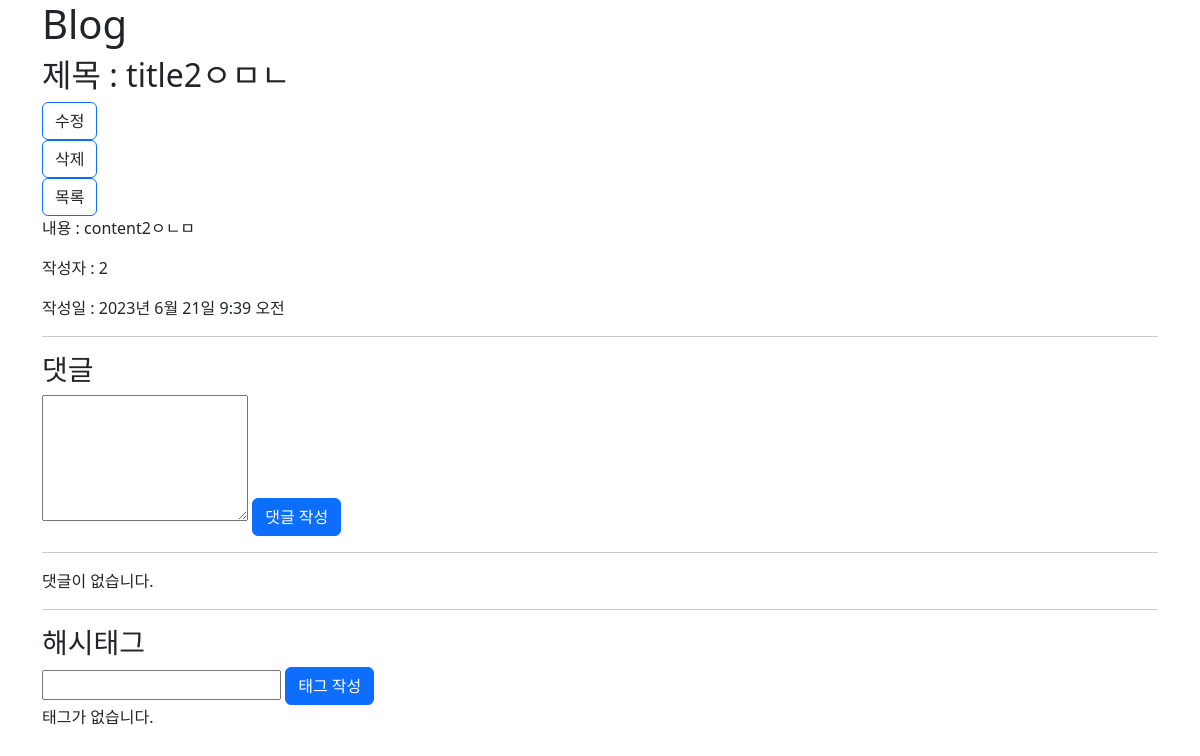
/blog/detail/2/, run on an earlier commit of the app's database.
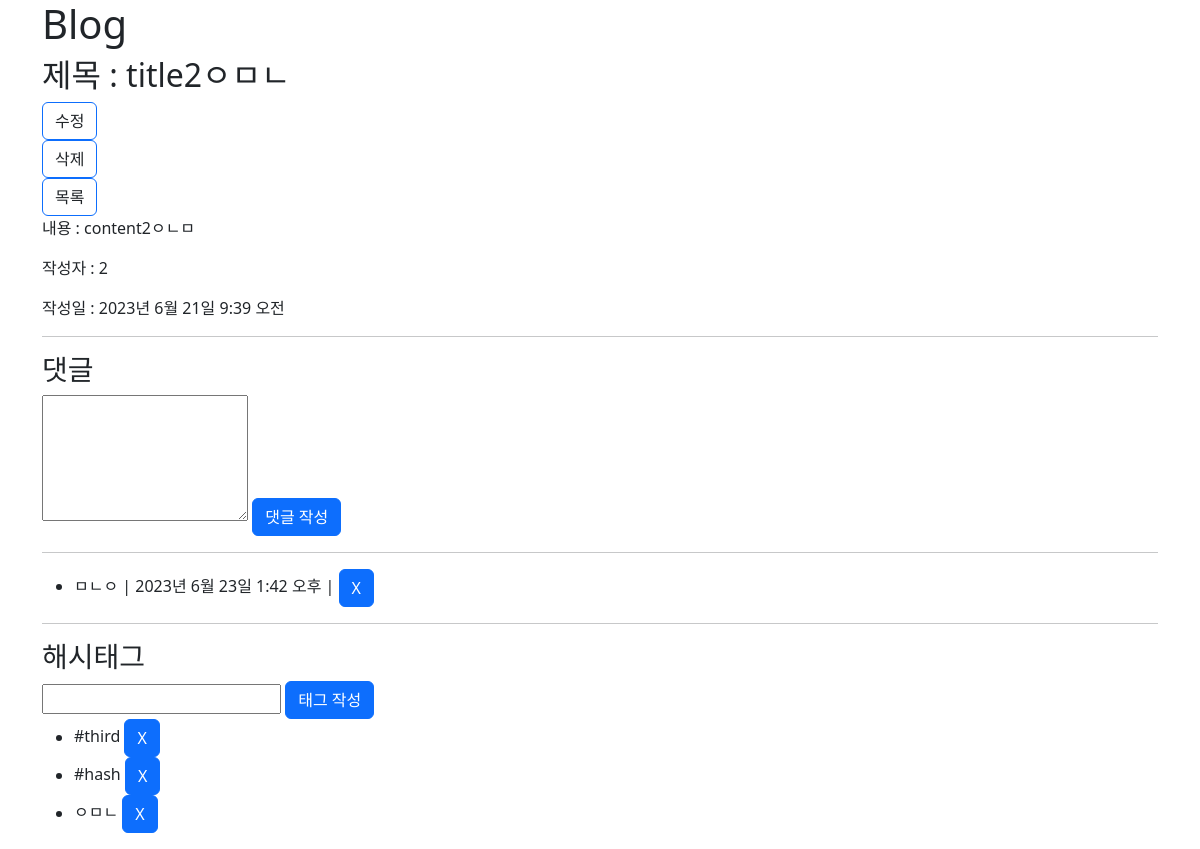
And on a later commit of the database.
### blog/models.py (models this page shows, shortened)
class Comment(models.Model):
    post = models.ForeignKey(Post, on_delete=models.CASCADE)
    content = models.TextField()
    writer = models.CharField(max_length=10)
    created_at = models.DateTimeField(auto_now_add=True)

class HashTag(models.Model):
    post = models.ForeignKey('Post', on_delete=models.CASCADE)
    name = models.CharField(max_length=10)
    def __str__(self):
        return self.name

### blog/views.py (the view)
# urls.py: path("detail/<int:pk>/", views.DetailView.as_view(), name='detail'), # /blog/detail/1
class DetailView(View):
    def get(self, request, pk): # post_id: 데이터베이스 post_id 테이블 이름 사용하고 싶어서
        post = Post.objects.get(pk=pk)
        comments = Comment.objects.filter(post=post)
        hashtags = HashTag.objects.filter(post=post)
        comment_form = CommentForm()
        hashtag_form = HashTagForm()
        context = {
            'post': post,
            'comments': comments,
            'hashtags': hashtags,
            'comment_form': comment_form,
            'hashtag_form': hashtag_form,
        }
        return render(request, 'blog/post_detail.html', context)

### blog/forms.py
class CommentForm(forms.ModelForm):
    class Meta:
        model = Comment
        fields = ['content']
        widgets = {
            'content': forms.Textarea(attrs={'rows': '5', 'cols': '20'})
        }

class HashTagForm(forms.ModelForm):
    class Meta:
        model = HashTag
        fields = ['name']

### blog/templates/blog/post_detail.html (shortened to what this page needs)
{% extends 'blog/base.html' %}
{% block content %}
<h2>제목 : {{ post.title }}</h2>
<a href="{% url 'blog:edit' pk=post.pk %}" class="btn border-primary">수정</a>
<form action="{% url 'blog:delete' pk=post.pk %}" method="post">
    <input type="submit" value="삭제" class="btn border-primary">
</form>
<a href="{% url 'blog:list' %}" class="btn border-primary">목록</a>
<p>내용 : {{ post.content }}</p>
<p>작성자 : {{ post.writer }}</p>
<p>작성일 : {{ post.created_at }}</p>
<hr>
<h3>댓글</h3>
<form action="{% url 'blog:cm-write' pk=post.pk %}" method="post">
    {{ comment_form.content }}
    <input type="submit" value="댓글 작성" class="btn btn-primary">
</form>
<hr>
{% if comments %}
    <ul>
        {% for comment in comments %}
            <li>
                <form action="{% url 'blog:cm-delete' pk=comment.pk %}" method="post">
                    {{ comment.content }} | {{ comment.created_at }} |
                    <input type="submit" value="X" class="btn btn-primary">
                </form>
            </li>
            {% endfor %}
    </ul>
{% else %}
<p>댓글이 없습니다.</p>
{% endif %}
<hr>
<h3>해시태그</h3>
<form action="{% url 'blog:tag-write' pk=post.pk %}" method="post">
    {{ hashtag_form.name }}
    <input type="submit" value="태그 작성" class="btn btn-primary">
</form>
{% if hashtags %}
    <ul>
        {% for hashtag in hashtags %}
            <li>
                <form action="{% url 'blog:tag-delete' pk=hashtag.pk %}" method="post">
                    {{ hashtag }}
                    <input type="submit" value="X" class="btn btn-primary">
                </form>
            </li>
            {% endfor %}
    </ul>
{% else %}
<p>태그가 없습니다.</p>
{% endif %}
{% endblock %}

What changed in the data, as far as the page shows it:
added Comment: content "ㅁㄴㅇ", created_at "2023년 6월 23일 1:42 오후"
added HashTag: name "#third"
added HashTag: name "#hash"
added HashTag: name "ㅇㅁㄴ"
Also different on the page:
text no longer shown: "댓글이 없습니다. 태그가 없습니다."
